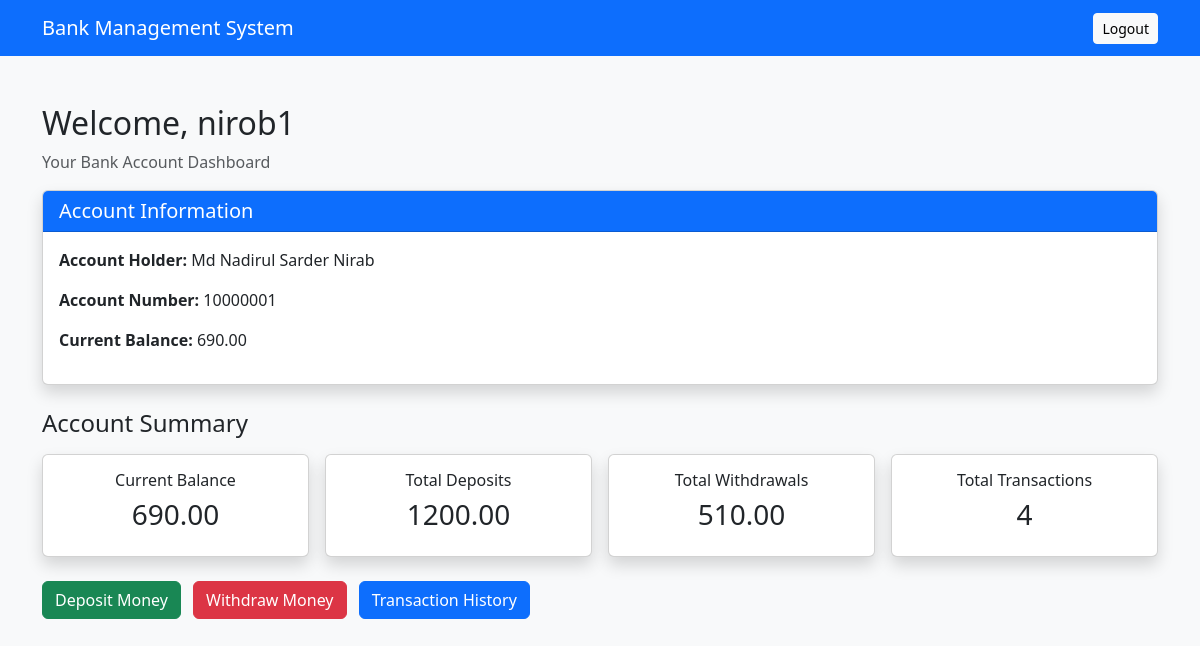
The page /dashboard/ (signed in) on the database its author committed.
### bank/models.py (models this page shows, shortened)
class BankAccount(models.Model):
    user = models.OneToOneField(
        User,
        on_delete=models.CASCADE,
        related_name='bank_account'
    )
    account_holder_name = models.CharField(max_length=100)
    account_number = models.CharField(max_length=20, unique=True)
    current_balance = models.DecimalField(
        max_digits=12,
        decimal_places=2,
        default=0.00
    )

### bank/views.py (the view)
@login_required
def dashboard_view(request):
    try:
        account = request.user.bank_account
    except BankAccount.DoesNotExist:
        account = None
    if account is None:
        return redirect('create_account')
    transactions = account.transactions.all()
    total_deposits = sum(
        transaction.amount
        for transaction in transactions
        if transaction.transaction_type == Transaction.DEPOSIT
    )
    total_withdrawals = sum(
        transaction.amount
        for transaction in transactions
        if transaction.transaction_type == Transaction.WITHDRAW
    )
    total_transactions = transactions.count()
    return render(
        request,
        'dashboard.html',
        {
            'account': account,
            'total_deposits': total_deposits,
            'total_withdrawals': total_withdrawals,
            'total_transactions': total_transactions,
        }
    )

### templates/dashboard.html (shortened to what this page needs)
<!DOCTYPE html>
<html lang="en">
<head>
    <link href="https://cdn.jsdelivr.net/npm/bootstrap@5.3.3/dist/css/bootstrap.min.css" rel="stylesheet">
</head>
<body class="bg-light">
    <nav class="navbar navbar-dark bg-primary">
        <div class="container">
            <span class="navbar-brand">
                Bank Management System
            </span>
            <a href="{% url 'logout' %}" class="btn btn-light btn-sm">
                Logout
            </a>
        </div>
    </nav>
    <div class="container mt-5">
        <h2>Welcome, {{ request.user.username }}</h2>
        <p class="text-muted">
            Your Bank Account Dashboard
        </p>
        <div class="card shadow mb-4">
            <div class="card-header bg-primary text-white">
                <h5 class="mb-0">Account Information</h5>
            </div>
            <div class="card-body">
                <p>
                    <strong>Account Holder:</strong>
                    {{ account.account_holder_name }}
                </p>
                <p>
                    <strong>Account Number:</strong>
                    {{ account.account_number }}
                </p>
                <p>
                    <strong>Current Balance:</strong>
                    {{ account.current_balance }}
                </p>
            </div>
        </div>
        <h4 class="mb-3">Account Summary</h4>
        <div class="row g-3">
            <div class="col-md-3">
                <div class="card shadow text-center">
                    <div class="card-body">
                        <h6>Current Balance</h6>
                        <h3>{{ account.current_balance }}</h3>
                    </div>
                </div>
            </div>
            <div class="col-md-3">
                <div class="card shadow text-center">
                    <div class="card-body">
                        <h6>Total Deposits</h6>
                        <h3>{{ total_deposits }}</h3>
                    </div>
                </div>
            </div>
            <div class="col-md-3">
                <div class="card shadow text-center">
                    <div class="card-body">
                        <h6>Total Withdrawals</h6>
                        <h3>{{ total_withdrawals }}</h3>
                    </div>
                </div>
            </div>
            <div class="col-md-3">
                <div class="card shadow text-center">
                    <div class="card-body">
                        <h6>Total Transactions</h6>
                        <h3>{{ total_transactions }}</h3>
                    </div>
                </div>
            </div>
        </div>
        <div class="mt-4">
            <a href="{% url 'deposit' %}" class="btn btn-success me-2">
                Deposit Money
            </a>
            <a href="{% url 'withdraw' %}" class="btn btn-danger me-2">
                Withdraw Money
            </a>
            <a href="{% url 'transaction_history' %}" class="btn btn-primary">
                Transaction History
            </a>
        </div>
    </div>
</body>
</html>

### rows shown on the page
BankAccount: account_holder_name "Md Nadirul Sarder Nirab", account_number "10000001", current_balance "690.00"

### other values the page prints
{{ request.user.username }} "nirob1"
{{ total_deposits }} "1200.00"
{{ total_withdrawals }} "510.00"
{{ total_transactions }} "4"
